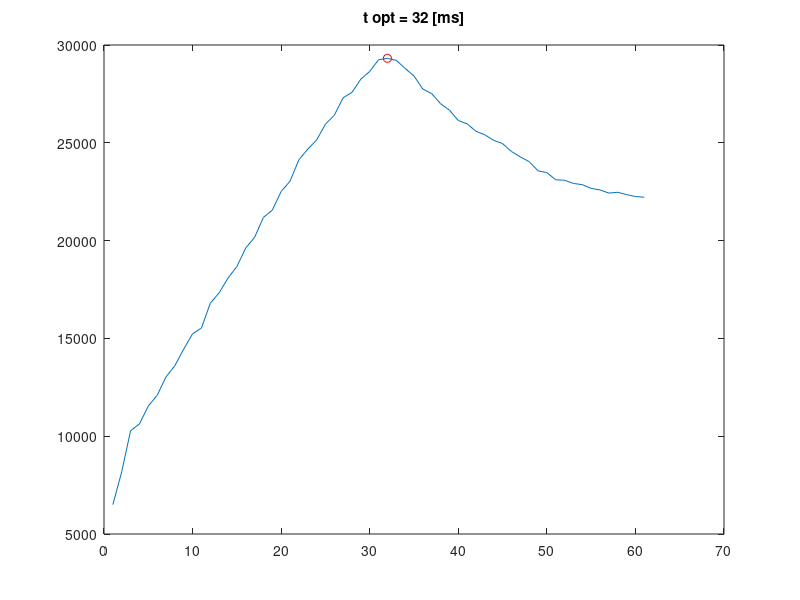

MATLAB code for this plot: (Note: this script raises an error after producing the figure.)
clear all;  close all;

global time metric
eps = 0.01;
s_th = 3;

%datanum = 2;
%data = csvread(sprintf('../dat/d%d_Ours.csv',datanum));

data = csvread('./dat/38datar.csv');

time = data(:,1)/10;   % ms
metric = data(:,2); % sum of w grad

%% figure
figure(1)
plot(time, metric);
hold on;
[val,topt_idx] = max(metric); 
plot(time(topt_idx), val, 'ro')
title(sprintf('t opt = %d [ms]\n' , time(topt_idx)));

%% init evaluation points
init_t = [400, 3400]; % ms
val1 = metric(time == init_t(1));
val2 = metric(time == init_t(2));

if (val1 < val2)
    curr_t = init_t(1);
else
    curr_t = init_t(2);
end

%% iterate to find the optimal exp
itr = 1;

while(1)
    %next_t = compute_next_exp_binary (curr_t);
    next_t = compute_next_exp_gpgo (curr_t);
    
    % increase iteration count
    itr = itr+1;
    curr_t = next_t;
    
    fprintf (1,sprintf('itr = %d\n', itr));
    
    % termination criteria check
   if (abs(curr_t - next_t) < 0), break; end;    
   

    
    
end

